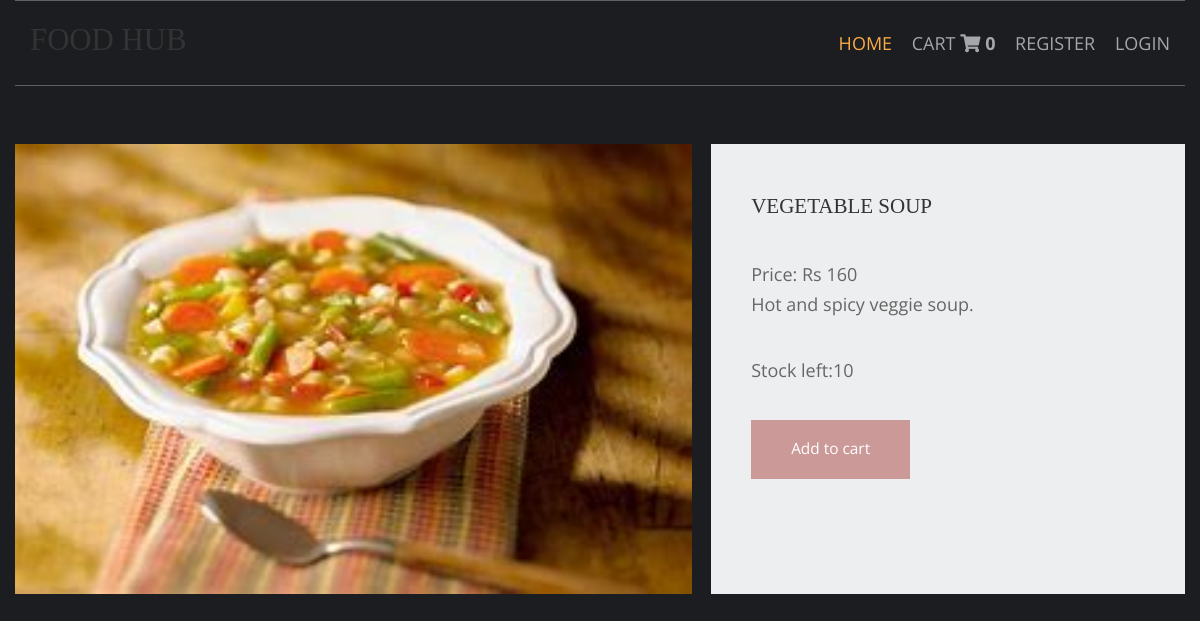
/vegetarian-dishes/vegetable-soup, run on the app's committed database.
### shop/models.py (models this page shows, shortened)
class product(models.Model):
    name = models.CharField(max_length=250, unique=True)
    slug = models.SlugField(max_length=250, unique=True)
    img=models.ImageField(upload_to='product')
    desc=models.TextField()
    stock=models.IntegerField()
    available=models.BooleanField()
    price=models.IntegerField()
    categ=models.ForeignKey(category,on_delete=models.CASCADE)

### shop/views.py (the view)
# urls.py: path('<slug:c_slug>/<slug:product_slug>',views.proddetails,name='details'),
def proddetails(request,c_slug,product_slug):
    try:
        prod=product.objects.get(categ__slug=c_slug,slug=product_slug)
    except Exception as e:
        raise e
    return render(request,'item.html',{'pr':prod})

### cart/context_processor.py (called while the page is built)
def count(request):
    item_count=0
    if 'admin' in request.path:
        return {}
    else:
        try:
            ct=cartlist.objects.filter(cart_id=c_id(request))
            cti=item.objects.all().filter(cart=ct[:1])
            for c in cti:
                item_count+=c.quan
        except cartlist.DoesNotExist:
            item_count=0
        return dict(itc=item_count)

### cart/views.py (called while the page is built)
def c_id(request):
    ct_id=request.session.session_key
    if not ct_id:
        ct_id=request.session.create()
    return ct_id

### templates/item.html (shortened to what this page needs)
{% extends 'base.html' %}
{% load static %}
{% block content %}
<!DOCTYPE html>
<html lang="en">
<head>
    <link href="{% static 'pr/fontawesome/css/all.min.css' %}" rel="stylesheet" />
    <link href="{% static 'pr/css/templatemo-comparto.css' %}" rel="stylesheet" />
</head>
<body>
  <br><br>
        <section class="tm-mb-1" id="about">
            <div class="tm-row tm-about-row">
                <div class="tm-section-1-l">
                    <img src="{{pr.img.url}}" alt="About image" class="tm-img-responsive">
                </div>
                <article class="tm-section-1-r tm-bg-color-8">
                    <h2 class="tm-mb-2 tm-title-color">{{pr.name}}</h2>
                    <p>Price: Rs {{pr.price}} <br>{{pr.desc}}</p>
                    <p>Stock left:{{pr.stock}}</p>
{% if pr.stock <= 0 %}
                    <h1 style="color:red">Sorry,No stock</h1>
                    {% else %}
                    <a href="{% url 'addcart' pr.id %}" class="tm-btn tm-btn-1 tm-link-to-services">Add to cart</a>
{% endif %}
                </article>
            </div>
        </section>
</body>
</html>
{% endblock %}

### static/hm/layout/styles/layout.css (style rules this page uses)
*, *::before, *::after { transition:all .3s ease-in-out; }
body { color:#A5A6AA; background-color:#1C1D21; }
a { color:#FBAB45; }

### static/pr/css/templatemo-comparto.css (style rules this page uses)
*, *::before, *::after { box-sizing: border-box; outline: none; }
ul, h1, h2, h3, h4, p, figure { padding: 0; margin: 0; }
body { font-family: 'Open Sans', Arial, sans-serif; font-size: 18px; overflow-x: hidden; padding-left: 15px; padding-right: 15px; margin: 0; }
h2 { font-size: 1.5rem; }
a { transition: all 0.3s ease; text-decoration: none; }
p { color: #666; line-height: 1.7; margin-bottom: 35px; }
h1, h2, h3, h4, h5, h6 { color: #333; }
.tm-mb-1 { margin-bottom: 20px; }
.tm-mb-2 { margin-bottom: 40px; }
.tm-bg-color-8 { background-color: #EDEEEF; }
.tm-img-responsive { max-width: 100%; height: auto; }
.tm-section-1-l { width: 57.85%; margin-right: 1.65%; }
.tm-section-1-r { padding: 50px 40px; width: 40.5%; }
.tm-row { display: flex; }
.tm-btn { display: inline-block; padding: 15px 40px; font-size: 1.1rem; border: none; background-color: #CC9999; color: white; }
a { color: #666; }

### static/hm/layout/styles/framework.css (style rules this page uses)
html { overflow-y:scroll; overflow-x:hidden; }
html, body { margin:0; padding:0; font-size:14px; line-height:1.6em; }
*, *::before, *::after { box-sizing:border-box; }
a { outline:none; text-decoration:none; }
img { width:auto; max-width:100%; height:auto; margin:0; padding:0; border:none; line-height:normal; vertical-align:middle; }
body, input, textarea, select { font-family:Verdana, Geneva, sans-serif; }
h1, h2, h3, h4, h5, h6, .heading { font-family:Georgia, "Times New Roman", Times, serif; }
::placeholder { opacity:1; }
h1, h2, h3, h4, h5, h6, .heading { margin:0 0 20px 0; font-size:1.4rem; line-height:normal; font-weight:normal; text-transform:uppercase; }
address, article, aside, figcaption, figure, footer, header, main, nav, section { display:block; margin:0; padding:0; }

### templates/item.html (style rules this page uses)
.tm-img-responsive { width: 100%; height: auto; }

### data on the page
product: img (picture), name "VEGETABLE SOUP", price "160", desc "Hot and spicy veggie soup.", stock "10"

### other printed values
{{ itc }} "0"
